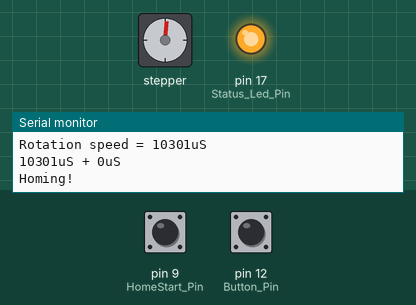
Simulated run of this sketch. Board: Arduino Nano, built with avr-gcc and run on an emulated ATmega328P. On the bench: stepper motor, output pins drawn as LEDs (lit = HIGH), the last lines printed to the serial monitor. Dashed ring = blinking. The test bench sets the inputs (shaded band); at power-on: pin 9 (HomeStart_Pin) HIGH, pin 12 (Button_Pin) HIGH. Stepper angles assume 6400 steps per turn; pins used as bus, display or sensor lines are not drawn.

Above: at 1.2 s.
1.3 s: pin 9 (HomeStart_Pin) pulled LOW for 0.15 s
At 1.7 s:
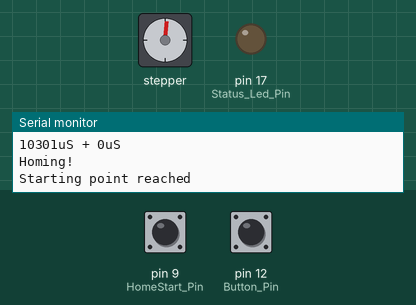
2.9 s: pin 12 (Button_Pin) pulled LOW for 0.15 s
At 5.75 s:
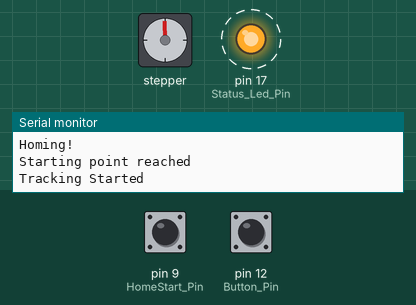
6.0 s: pin 12 (Button_Pin) pulled LOW for 0.15 s
At 7.6 s:
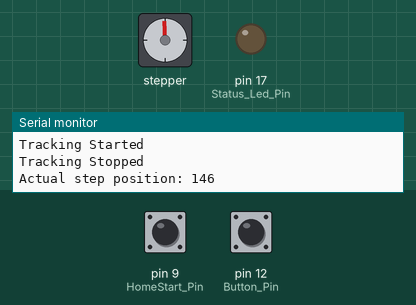
Timing chart, 0 to 9.1 s (numbered marks = the images above; inputs shaded):
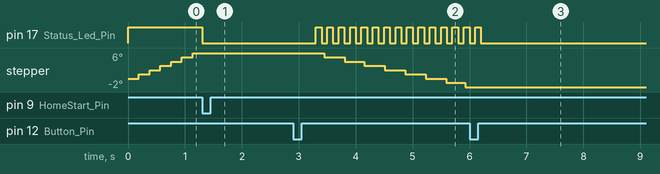

The sketch:

Barndoor_controller_v1.4.ino
```cpp
/*
    Project     : Barndoor tracker controller based on metric M8 Threaded Rod
    Designer    : Björn Pasteuning
    Website     : https://www.thingiverse.com/PD5DJ/about
    Design Date : February 2019
    version     : 1.4
*/


/*
   Description of use:

   On power up, the tracker will home first to its starting point. the led will solidly lid up. led wil go off when home position has reached.
   After pressing the button briefly the tracker starts to track, and the led will start blink fast.
   Pressing the button again briefly the tracker stops tracking and remember its position. and the led also stops blinking.
   Pressing again it will continues to track.
   Pressing the button for longer then 2 seconds the tracker automaticly starts homing back to its start position.

*/


/*
   Example:

   1.8degree stepper has to make 200 steps to make a 360 rotation.
   In full step mode the Rotation_Step_Interval = 60(seconds) / 200(steps) = 0.3sec = 300mS
   In 16x Microstepping the Rotation_Step_Interval = 0.3 / 16 = 0.01875sec = 18.750mS = 18750uS

   0.9degree stepper has to make 400 steps to make a 360 rotation.
   In full step mode the Rotation_Step_Interval = 60(seconds) / 400(steps) = 0.15sec = 150mS
   In 16x Microstepping the Rotation_Step_Interval = 0.15 / 16 = 0.009375sec = 9.375mS = 9.375uS

   Day has 24 hours.
   Rotation of galaxy is 360 degrees in 24 hours.
   360 / 24 = 15 degree rotation per hour.
   Hour has 60 minutes.
   15 / 60 = 0.25 degree per minute.
   So 1 RPM is 0.25 degree
   Now you can check if your tracker stepper has made 1 rotation, it must inclined 0.25degree on a inclinometer

*/

#include <TimerOne.h>
#include <Arduino.h>
#include <A4988.h>

//============================================================================
//------------------------------ Configuration -------------------------------
//============================================================================
const int Stepper_Enable  = 8;               // Stepper Enable pin of stepperboard.
const int Stepper_Speed = 14;               // MSx Pins of stepperboard, combine MS1 MS2 MS3 togheter to this pin.

const int HomeStart_Pin = 9;                // Microswitch in Normal Open state connected to ground.
const int Status_Led_Pin = 17;              // Connected with a 330ohm resistor to ground.
const int Button_Pin = 12;                  // Momentary push button connected to ground.

/*
 * Thread - Pitch per mm
 * M4 = 0.70
 * M5 = 0.80
 * M6 = 1.00
 * M8 = 1.25
 * M10 = 1.50
 * M12 = 1.75
 * 8mm Leadscrew = 2.00
 */
const double Thread_Pitch_mm = 1.25;        // Enter Thread Pitch in mm's, see table above.
const int Hinge_Distance = 260;          // This is the distance between de center of the hinge joint and the center of the treaded rod. in mm's
const int Threaded_UpperRod_Length = 100;   // Length of Threaded rod in mm's, measured from the NUT up to the end of the rod.

// Configuring Stepper Driver
#define MOTOR_STEPS 400                     // 200 for 1.8 degree stepper, 400 for 0.9 degree stepper.
#define DIR 2                               // Direction pin of stepperboard.
#define STEP 5                              // Step pin of stepperboard.
#define MS1 0                               // not used
#define MS2 0                               // not used
#define MS3 0                               // not used
//============================================================================

A4988 stepper(MOTOR_STEPS, DIR, STEP, MS1, MS2, MS3);

bool Run_Tracker;                           // Flag to determine to activate Tracking
bool Home_Tracker;                          // Flag to determine to activate Homeing
bool Button_Pressed;                        // Flag to detect if button has pressed
int Time;                                   // Seconds time variable
int Button_Timer = 0;                       // Seconds time variable counts when button is keeped pressed
long Steps;                                 // Counts overall position
long Steps_mm;                              // Steps needed to move the NUT 1mm
long Step_Limit;                            // the maximum amount of steps to be made (soft endstop) depends on rod length.
int Rotation_Step_Interval;                 // Timing variable used between steps for speed control
int Delay_1;                                // Timing variable
int Delay_2;                                // Timing variable


//============================================================================
//------------------------------- Initialize ---------------------------------
//============================================================================
void setup() {

  Serial.begin(115200);                     // open the serial port at 115200 bps:

  Serial.println("Barndoor tracker v1.4 by Björn Pasteuning");

  Timer1.initialize(100000);                // Configuring 100mS timer
  Timer1.attachInterrupt(Timer_1);          // Jump to "Timer_1" when 100mS interrupts are reached

  pinMode(HomeStart_Pin, INPUT_PULLUP);
  pinMode(Status_Led_Pin, OUTPUT);
  pinMode(Button_Pin, INPUT_PULLUP);
  digitalWrite(Stepper_Enable, HIGH);       //LOW = ON, High = OFF
  pinMode(Stepper_Speed, OUTPUT);
  digitalWrite(Stepper_Speed, LOW);         //LOW = Fast speed (Full step), HIGH = Slow speed (16 or 32x microstepping depending on stepper driver)
  stepper.begin(1, 16);                     // Dummy init on max microstepping function further not used in this scope)


  if (MOTOR_STEPS == 200)
  {
    Steps_mm = 2560;

    Rotation_Step_Interval = ( (0.3/16) / (Hinge_Distance / ( (Thread_Pitch_mm * 1436) / (2*PI) ) ) ) * 1000000;
  }
  else if (MOTOR_STEPS == 400)
  {
    Steps_mm = 5120;

    Rotation_Step_Interval = ( (0.15/16) / (Hinge_Distance / ( ( Thread_Pitch_mm * 1436) / (2*PI) ) ) ) * 1000000;
  }

  // Prevents the DelayMicroseconds to overflow
  if (Rotation_Step_Interval > 16000)
  {
    Delay_1 = 16000;
    Delay_2 = Rotation_Step_Interval - 16000;
  }
  else
  {
    Delay_1 = Rotation_Step_Interval;
    Delay_2 = 0;
  }


  Step_Limit = Steps_mm * (Threaded_UpperRod_Length - 10);

  Home_Tracker = true;                      // First time homeing after power loss
  Run_Tracker = false;
  Time = 0;
  Steps = 0;
  Button_Pressed = false;

  if (digitalRead(Button_Pin) == LOW)
  {
    while (digitalRead(Button_Pin) == LOW) {
    }
    digitalWrite(Stepper_Speed, LOW); // Full step on
    digitalWrite(Stepper_Enable, LOW);
    while (digitalRead(HomeStart_Pin) == HIGH)
    {
      stepper.move(-1);
      delay(1);
    }
    digitalWrite(Stepper_Enable, HIGH);
  }


  // Debug
  //====================================
  Serial.print("Step Limit = ");
  Serial.println(Step_Limit);

  Serial.print("Rotation speed = ");
  Serial.print(Rotation_Step_Interval);
  Serial.println("uS");
  Serial.print(Delay_1);
  Serial.print("uS + ");
  Serial.print(Delay_2);
  Serial.println("uS");
  //=====================================
}


//============================================================================
// ------------------------------ Main Loop ----------------------------------
//============================================================================
void loop()
{
  Button_Scan();
  Homeing();
  Tracking();
}


//============================================================================
// ------------------------- Button Handling loop ----------------------------
//============================================================================
void Button_Scan()
{

  if (digitalRead(Button_Pin) == LOW)
  {
    if (Button_Pressed == false)
    {
      Button_Pressed = true;
      Button_Timer = 0;

      delay(100);
    }
  }

  if (Button_Pressed == true && digitalRead(Button_Pin) == HIGH)
  {
    if (Button_Timer < 1 && Run_Tracker == false)
    {
      delay(100);
      digitalWrite(Stepper_Enable, LOW);
      Serial.println("Tracking Started");
      Run_Tracker = true;
      Time = 0;
      Button_Pressed = false;
    }
    else if (Button_Timer < 1 && Run_Tracker == true)
    {
      delay(100);
      Run_Tracker = false;
      digitalWrite(Stepper_Enable, HIGH);
      Serial.println("Tracking Stopped");
      Serial.print("Actual step position: ");
      Serial.println(Steps);
      Button_Pressed = false;
      digitalWrite(Status_Led_Pin, LOW);
    }
    else
    {
      Button_Pressed = false;
    }
  }
  if (Button_Timer > 2)
  {
    delay(100);
    Run_Tracker = false;
    Home_Tracker = true;
    Button_Pressed = false;
    Button_Timer = 0;
  }
}

//============================================================================
// ----------------------------- Timer Interrupt -----------------------------
//============================================================================
void Timer_1()
{
  static int Button_Timer_temp;
  static int Time_temp;
  static boolean Toggle_Flag;                 // Led toggle variable

  if (Button_Pressed == true)
  {
    if (Button_Timer_temp > 9)
    {
      Button_Timer_temp = 0;
      Button_Timer++;
    }
    Button_Timer_temp++;
  }

  if (Run_Tracker == true)
  {
    if (Time_temp > 9)
    {
      Time_temp = 0;
      Time++;
    }
    Time_temp++;
  }

  // Toggles Status led when tracking is active
  if (Run_Tracker == true)
  {
    if (Toggle_Flag)
    {
      digitalWrite(Status_Led_Pin, HIGH);   // set the LED on
      Toggle_Flag = !Toggle_Flag;
    }
    else
    {
      digitalWrite(Status_Led_Pin, LOW);    // set the LED off
      Toggle_Flag = !Toggle_Flag;
    }
  }
}

//============================================================================
// ----------------------------- Homeing Loop --------------------------------
//============================================================================
void Homeing()
{
  if (Home_Tracker == true)
  {
    digitalWrite(Stepper_Speed, LOW); // Full step on
    Serial.println("Homing!");
    Run_Tracker = false;
    digitalWrite(Status_Led_Pin, HIGH);

    digitalWrite(Stepper_Enable, LOW);

    //This loop can never be interrupted while activated for safety reasons.
    while (digitalRead(HomeStart_Pin) == HIGH)
    {
      stepper.move(1);
      delay(1);
    }

    Serial.println("Starting point reached");
    Steps = 0;
    Home_Tracker = false;
    digitalWrite(Stepper_Enable, HIGH);
    digitalWrite(Status_Led_Pin, LOW);
  }
}

//============================================================================
// ----------------------------- Tracking Loop -------------------------------
//============================================================================
void Tracking()
{
  if (Run_Tracker == true)
  {
    digitalWrite(Stepper_Speed, HIGH);  // Max Microstepping on

    stepper.move(-1);
    Steps++;

    delayMicroseconds(Delay_1);
    delayMicroseconds(Delay_2);

    // Checks if the maxium steps vs rod length are met then stops.
    if (Steps > Step_Limit)
    {
      Run_Tracker = false;
      digitalWrite(Stepper_Enable, HIGH);
      Serial.println("Tracking Stopped");
      Serial.print("Actual step position: ");
      Serial.println(Steps);
      digitalWrite(Status_Led_Pin, LOW);
      //Home_Tracker = true;
    }
  }

}
```

Measured:
- after the input at 1.3 s, pin 17 (Status_Led_Pin): HIGH → LOW at once; stepper: stops changing and stays 6°
- after the input at 2.9 s, pin 17 (Status_Led_Pin): alternates HIGH for 0.10 s and LOW for 0.10 s, starting after 0.40 s; stepper: keeps turning counter-clockwise at about 3°/s, starting after 0.55 s
- after the input at 6.0 s, pin 17 (Status_Led_Pin): goes on until 6.2 s, then stays LOW; stepper: stops changing and stays -2°
- by itself, stepper: keeps turning clockwise at about 6°/s
